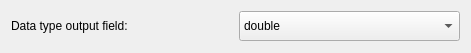
<?xml version="1.0" encoding="UTF-8"?>
<ui version="4.0">
 <class>ConvertIndicesToFieldData</class>
 <widget class="QDialog" name="ConvertIndicesToFieldData">
  <property name="geometry">
   <rect>
    <x>0</x>
    <y>0</y>
    <width>471</width>
    <height>53</height>
   </rect>
  </property>
  <property name="minimumSize">
   <size>
    <width>471</width>
    <height>53</height>
   </size>
  </property>
  <property name="windowTitle">
   <string>Dialog</string>
  </property>
  <layout class="QGridLayout" name="gridLayout">
   <item row="0" column="0">
    <widget class="QLabel" name="label">
     <property name="text">
      <string>Data type output field:</string>
     </property>
    </widget>
   </item>
   <item row="0" column="1">
    <widget class="QComboBox" name="dataTypeComboBox_">
     <property name="minimumSize">
      <size>
       <width>0</width>
       <height>30</height>
      </size>
     </property>
     <item>
      <property name="text">
       <string>double</string>
      </property>
     </item>
     <item>
      <property name="text">
       <string>float</string>
      </property>
     </item>
     <item>
      <property name="text">
       <string>char</string>
      </property>
     </item>
     <item>
      <property name="text">
       <string>unsigned char</string>
      </property>
     </item>
     <item>
      <property name="text">
       <string>short</string>
      </property>
     </item>
     <item>
      <property name="text">
       <string>unsigned short</string>
      </property>
     </item>
     <item>
      <property name="text">
       <string>int</string>
      </property>
     </item>
     <item>
      <property name="text">
       <string>unsigned int</string>
      </property>
     </item>
    </widget>
   </item>
  </layout>
 </widget>
 <resources/>
 <connections/>
</ui>
